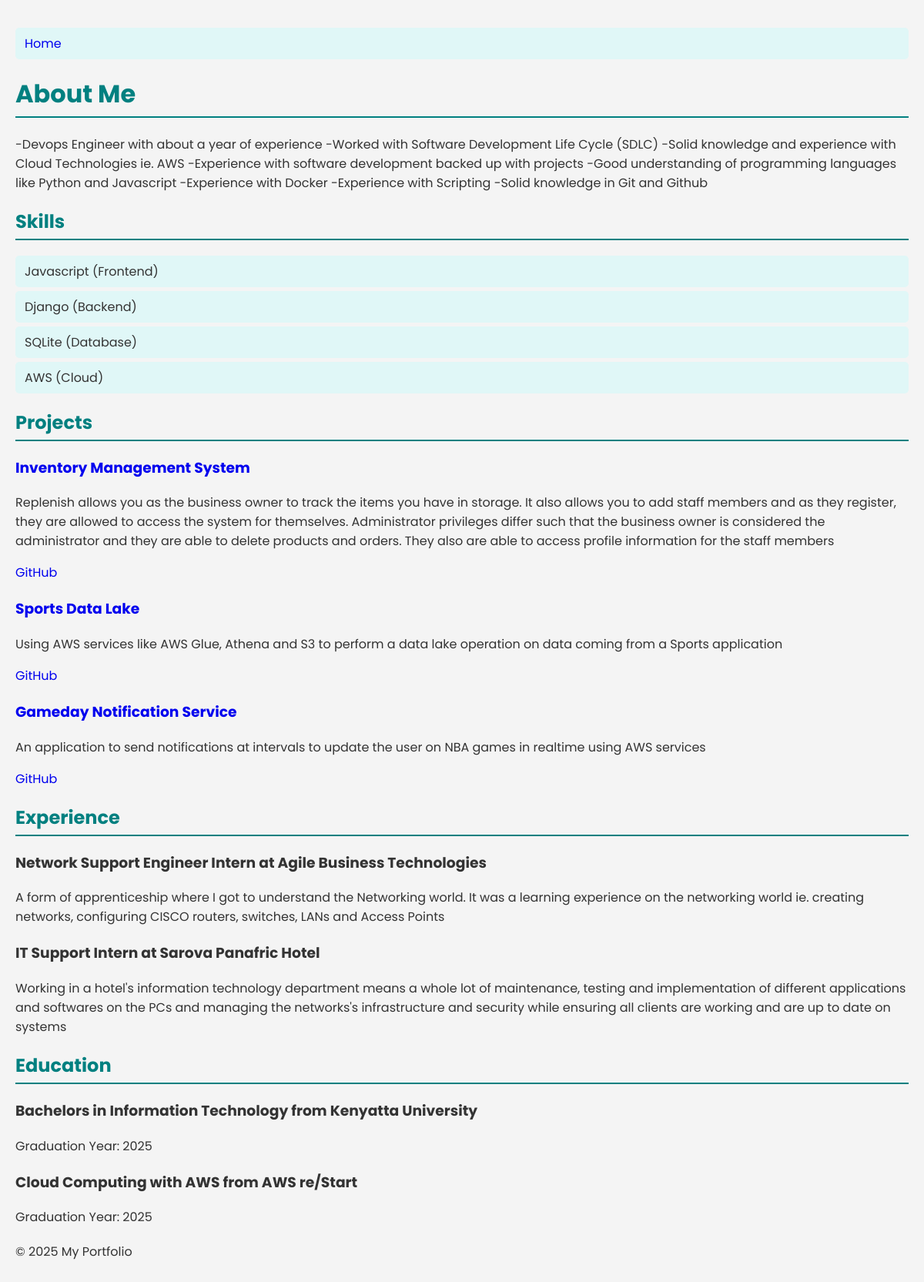
The page / on the database its author committed.
### portfolio_app/models.py (models this page shows, shortened)
class About(models.Model):
    summary = models.TextField()
    contact_email = models.EmailField()
    linkedin_profile = models.URLField(blank=True, null=True)
    github_profile = models.URLField()

class Skill(models.Model):
    name = models.CharField(max_length=255)
    category = models.CharField(max_length=255, help_text="e.g., Cloud, CI/CD, etc.")

class Project(models.Model):
    title = models.CharField(max_length=255)
    description = models.TextField()
    image = models.ImageField(upload_to='portfolio_app/static/portfolio_app/images/', blank=True, null=True)  # Project image
    github_link = models.URLField(blank=True, null=True)
    technologies = models.ManyToManyField(Skill) # Many-to-many with skills

class Experience(models.Model):
    company = models.CharField(max_length=255)
    role = models.CharField(max_length=255)
    start_date = models.DateField()
    end_date = models.DateField(blank=True, null=True)  # Allow for current roles
    description = models.TextField()

class Education(models.Model):
    course = models.CharField(max_length=255)
    institution = models.CharField(max_length=255)
    graduation_year = models.IntegerField()

### portfolio_app/views.py (the view)
# urls.py: path('', views.index, name='index'),  # Main portfolio page
def index(request):
    projects = Project.objects.all()
    skills = Skill.objects.all()
    experiences = Experience.objects.all()
    educations = Education.objects.all()
    about = About.objects.first() # Get the single About instance
    context = {
        'projects': projects,
        'skills': skills,
        'experiences': experiences,
        'educations': educations,
        'about': about,
    }
    return render(request, 'portfolio_app/index.html', context)

### portfolio_app/templates/portfolio_app/index.html (shortened to what this page needs)
{% extends 'portfolio_app/base.html' %} {% load static %}
{% block content %}
    <h1>About Me</h1>
    <p>{{ about.summary }}</p>
    <h2>Skills</h2>
    <ul>
        {% for skill in skills %}
            <li>{{ skill.name }} ({{skill.category}})</li>
        {% endfor %}
    </ul>
    <h2>Projects</h2>
    {% for project in projects %}
        <div>
            <h3><a href="{% url 'project_detail' project.id %}">{{ project.title }}</a></h3>
            <p>{{ project.description }}</p>
            {% if project.github_link %}
                <a href="{{ project.github_link }}" target="_blank">GitHub</a>
            {% endif %}
        </div>
    {% endfor %}
    <h2>Experience</h2>
    {% for experience in experiences %}
        <div>
            <h3>{{ experience.role }} at {{ experience.company }}</h3>
            <p>{{ experience.description }}</p>
        </div>
    {% endfor %}
    <h2>Education</h2>
    {% for education in educations %}
        <div>
            <h3>{{ education.course }} from {{ education.institution }}</h3>
            <p>Graduation Year: {{ education.graduation_year }}</p>
        </div>
    {% endfor %}
{% endblock %}

### portfolio_app/templates/portfolio_app/base.html (shortened to what this page needs)
{% load static %}
<!DOCTYPE html>
<html>
<head>
    <link rel="stylesheet" href="{% static 'portfolio_app/css/style.css' %}">  </head>
<body>
    <header>
        <nav>
            <ul>
                <li><a href="{% url 'index' %}">Home</a></li>
                </ul>
        </nav>
    </header>
    <main>
        {% block content %}
            {% endblock %}
    </main>
    <footer>
        <p>&copy; 2025 My Portfolio</p>
    </footer>
    <script src="{% static 'portfolio_app/js/script.js' %}"></script> </body>
</html>

### portfolio_app/static/portfolio_app/css/style.css (style rules this page uses)
body { font-family: 'Poppins', sans-serif; background-color: #f4f4f4; color: #333; margin: 0; padding: 20px; }
h1, h2 { color: #008080; border-bottom: 2px solid #008080; padding-bottom: 5px; }
ul { list-style-type: none; padding: 0; }
li { background: #e0f7f7; padding: 8px 12px; margin: 5px 0; border-radius: 5px; }
div { margin-bottom: 20px; }
a { text-decoration: none; }

### rows shown on the page
About: summary "-Devops Engineer with about a year of experience -Worked with Software Development Life Cycle (SDLC) -Solid knowledge and experience with Cloud Technologies ie. AWS -Experience with software development backed up with projects -Good understanding of programming languages like Python and Javascript -Experience with Docker -Experience with Scripting -Solid knowledge in Git and Github"
Skill: name "Javascript", category "Frontend"
Skill: name "Django", category "Backend"
Skill: name "SQLite", category "Database"
Skill: name "AWS", category "Cloud"
Project: title "Inventory Management System", description "Replenish allows you as the business owner to track the items you have in storage. It also allows you to add staff members and as they register, they are allowed to access the system for themselves. Administrator privileges differ such that the business owner is considered the administrator and they are able to delete products and orders. They also are able to access profile information for the staff members"
Project: title "Sports Data Lake", description "Using AWS services like AWS Glue, Athena and S3 to perform a data lake operation on data coming from a Sports application"
Project: title "Gameday Notification Service", description "An application to send notifications at intervals to update the user on NBA games in realtime using AWS services"
Experience: role "Network Support Engineer Intern", company "Agile Business Technologies", description "A form of apprenticeship where I got to understand the Networking world. It was a learning experience on the networking world ie. creating networks, configuring CISCO routers, switches, LANs and Access Points"
Experience: role "IT Support Intern", company "Sarova Panafric Hotel", description "Working in a hotel's information technology department means a whole lot of maintenance, testing and implementation of different applications and softwares on the PCs and managing the networks's infrastructure and security while ensuring all clients are working and are up to date on systems"
Education: course "Bachelors in Information Technology", institution "Kenyatta University", graduation_year "2025"
Education: course "Cloud Computing with AWS", institution "AWS re/Start", graduation_year "2025"
